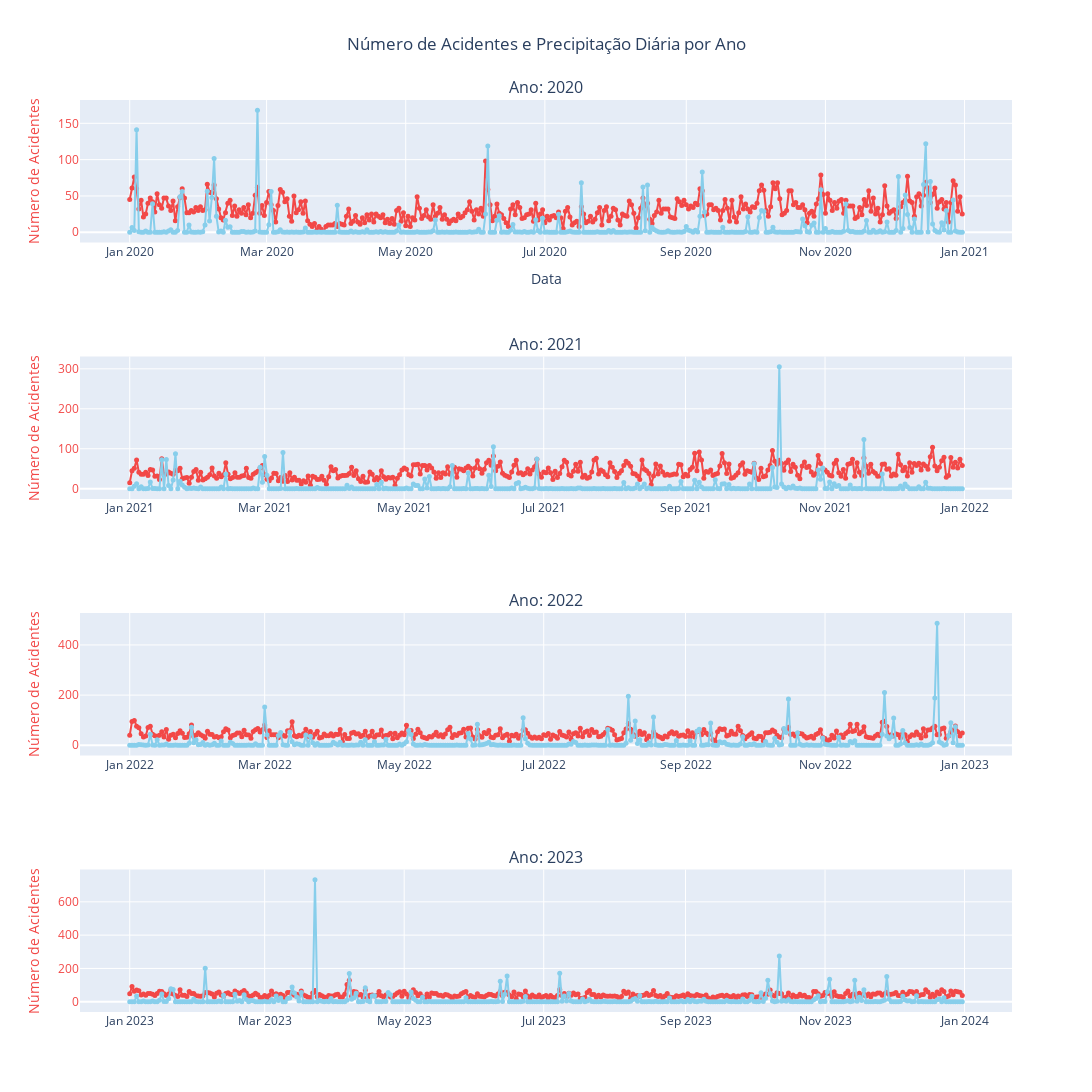

Notebook code for this chart:
### Code cell
import pandas as pd
import plotly.graph_objects as go
from plotly.subplots import make_subplots

# Agregando os dados
acidentes_diarios = acidentes_df.groupby(['Data', 'ano', 'mes']).size().reset_index(name='num_acidentes')
temperatura_diaria = precipitacao_latlog_df.groupby(['Data', 'ano', 'mes'])['PRECIPITAÇÃO TOTAL, HORÁRIO (mm)'].sum().reset_index()

# Unindo os DataFrames
df_consolidado = pd.merge(acidentes_diarios, temperatura_diaria, on=['Data', 'ano', 'mes'], how='inner')

# Lista de anos únicos
anos = df_consolidado['ano'].unique()

# Criando subplots com um gráfico por ano
fig = make_subplots(rows=len(anos), cols=1, 
                    subplot_titles=[f"Ano: {ano}" for ano in anos])

# Adicionando dados ao gráfico
for i, ano in enumerate(anos, start=1):
    dados_ano = df_consolidado[df_consolidado['ano'] == ano]
    
    # Linha para Número de Acidentes
    fig.add_trace(
        go.Scatter(
            x=dados_ano['Data'], 
            y=dados_ano['num_acidentes'], 
            mode='lines+markers',
            name=f"Número de Acidentes ({ano})",
            line=dict(color='#f24847', width=2),
            marker=dict(size=5),
            yaxis="y1",
            hovertemplate=(
                "<b>Data:</b> %{x|%d-%m-%Y}<br>" +
                "<b>Número de Acidentes:</b> %{y}<br>" +
                "<b>Precipitação (mm):</b> %{customdata}<extra></extra>"
            ),
            customdata=dados_ano['PRECIPITAÇÃO TOTAL, HORÁRIO (mm)']
        ),
        row=i, col=1
    )
    
    # Linha para Precipitação
    fig.add_trace(
        go.Scatter(
            x=dados_ano['Data'], 
            y=dados_ano['PRECIPITAÇÃO TOTAL, HORÁRIO (mm)'], 
            mode='lines+markers',
            name=f"Precipitação (mm) ({ano})",
            line=dict(color='skyblue', width=2),
            marker=dict(size=5),
            yaxis="y2",
            hovertemplate=(
                "<b>Data:</b> %{x|%d-%m-%Y}<br>" +
                "<b>Precipitação (mm):</b> %{y}<extra></extra><br>" +
                "<b>Número de Acidentes:</b> %{customdata}" 
            ),
            customdata=dados_ano['num_acidentes']
        ),
        row=i, col=1
    )
    
    # Configurando os eixos
    fig.update_yaxes(title_text="Número de Acidentes", titlefont=dict(color='#f24847'), 
                     tickfont=dict(color='#f24847'), row=i, col=1, secondary_y=False)
    fig.update_yaxes(title_text="Precipitação (mm)", titlefont=dict(color='skyblue'), 
                     tickfont=dict(color='skyblue'), row=i, col=1, secondary_y=True)

# Ajustes finais no layout
fig.update_layout(
    height=600 * len(anos),  # Altura dinâmica com base no número de anos
    width=2000,
    title="Número de Acidentes e Precipitação Diária por Ano",
    title_x=0.5,
    showlegend=False,
    xaxis=dict(title="Data"),
)

# Exibir o gráfico
fig.show()

### Figure 1 — Plotly figure (JSON) as saved in the notebook; plotly's stock layout.template omitted (floating-point values rounded to 4 significant figures; data arrays with more than 128 entries replaced by an {"elided": "..."} marker saying what was removed)
{"data": [{"customdata": {"elided": "366 float values"}, "hovertemplate": "<b>Data:</b> %{x|%d-%m-%Y}<br><b>Número de Acidentes:</b> %{y}<br><b>Precipitação (mm):</b> %{customdata}<extra></extra>", "line": {"color": "#f24847", "width": 2}, "marker": {"size": 5}, "mode": "lines+markers", "name": "Número de Acidentes (2020)", "type": "scatter", "x": {"elided": "366 str values"}, "xaxis": "x", "y": {"elided": "366 int values"}, "yaxis": "y"}, {"customdata": {"elided": "366 int values"}, "hovertemplate": "<b>Data:</b> %{x|%d-%m-%Y}<br><b>Precipitação (mm):</b> %{y}<extra></extra><br><b>Número de Acidentes:</b> %{customdata}", "line": {"color": "skyblue", "width": 2}, "marker": {"size": 5}, "mode": "lines+markers", "name": "Precipitação (mm) (2020)", "type": "scatter", "x": {"elided": "366 str values"}, "xaxis": "x", "y": {"elided": "366 float values"}, "yaxis": "y"}, {"customdata": {"elided": "365 float values"}, "hovertemplate": "<b>Data:</b> %{x|%d-%m-%Y}<br><b>Número de Acidentes:</b> %{y}<br><b>Precipitação (mm):</b> %{customdata}<extra></extra>", "line": {"color": "#f24847", "width": 2}, "marker": {"size": 5}, "mode": "lines+markers", "name": "Número de Acidentes (2021)", "type": "scatter", "x": {"elided": "365 str values"}, "xaxis": "x2", "y": {"elided": "365 int values"}, "yaxis": "y2"}, {"customdata": {"elided": "365 int values"}, "hovertemplate": "<b>Data:</b> %{x|%d-%m-%Y}<br><b>Precipitação (mm):</b> %{y}<extra></extra><br><b>Número de Acidentes:</b> %{customdata}", "line": {"color": "skyblue", "width": 2}, "marker": {"size": 5}, "mode": "lines+markers", "name": "Precipitação (mm) (2021)", "type": "scatter", "x": {"elided": "365 str values"}, "xaxis": "x2", "y": {"elided": "365 float values"}, "yaxis": "y2"}, {"customdata": {"elided": "365 float values"}, "hovertemplate": "<b>Data:</b> %{x|%d-%m-%Y}<br><b>Número de Acidentes:</b> %{y}<br><b>Precipitação (mm):</b> %{customdata}<extra></extra>", "line": {"color": "#f24847", "width": 2}, "marker": {"size": 5}, "mode": "lines+markers", "name": "Número de Acidentes (2022)", "type": "scatter", "x": {"elided": "365 str values"}, "xaxis": "x3", "y": {"elided": "365 int values"}, "yaxis": "y3"}, {"customdata": {"elided": "365 int values"}, "hovertemplate": "<b>Data:</b> %{x|%d-%m-%Y}<br><b>Precipitação (mm):</b> %{y}<extra></extra><br><b>Número de Acidentes:</b> %{customdata}", "line": {"color": "skyblue", "width": 2}, "marker": {"size": 5}, "mode": "lines+markers", "name": "Precipitação (mm) (2022)", "type": "scatter", "x": {"elided": "365 str values"}, "xaxis": "x3", "y": {"elided": "365 float values"}, "yaxis": "y3"}, {"customdata": {"elided": "365 float values"}, "hovertemplate": "<b>Data:</b> %{x|%d-%m-%Y}<br><b>Número de Acidentes:</b> %{y}<br><b>Precipitação (mm):</b> %{customdata}<extra></extra>", "line": {"color": "#f24847", "width": 2}, "marker": {"size": 5}, "mode": "lines+markers", "name": "Número de Acidentes (2023)", "type": "scatter", "x": {"elided": "365 str values"}, "xaxis": "x4", "y": {"elided": "365 int values"}, "yaxis": "y4"}, {"customdata": {"elided": "365 int values"}, "hovertemplate": "<b>Data:</b> %{x|%d-%m-%Y}<br><b>Precipitação (mm):</b> %{y}<extra></extra><br><b>Número de Acidentes:</b> %{customdata}", "line": {"color": "skyblue", "width": 2}, "marker": {"size": 5}, "mode": "lines+markers", "name": "Precipitação (mm) (2023)", "type": "scatter", "x": {"elided": "365 str values"}, "xaxis": "x4", "y": {"elided": "365 float values"}, "yaxis": "y4"}], "layout": {"annotations": [{"font": {"size": 16}, "showarrow": false, "text": "Ano: 2020", "x": 0.5, "xanchor": "center", "xref": "paper", "y": 1, "yanchor": "bottom", "yref": "paper"}, {"font": {"size": 16}, "showarrow": false, "text": "Ano: 2021", "x": 0.5, "xanchor": "center", "xref": "paper", "y": 0.7188, "yanchor": "bottom", "yref": "paper"}, {"font": {"size": 16}, "showarrow": false, "text": "Ano: 2022", "x": 0.5, "xanchor": "center", "xref": "paper", "y": 0.4375, "yanchor": "bottom", "yref": "paper"}, {"font": {"size": 16}, "showarrow": false, "text": "Ano: 2023", "x": 0.5, "xanchor": "center", "xref": "paper", "y": 0.1562, "yanchor": "bottom", "yref": "paper"}], "height": 2400, "showlegend": false, "title": {"text": "Número de Acidentes e Precipitação Diária por Ano", "x": 0.5}, "width": 2000, "xaxis": {"anchor": "y", "domain": [0, 1], "title": {"text": "Data"}}, "xaxis2": {"anchor": "y2", "domain": [0, 1]}, "xaxis3": {"anchor": "y3", "domain": [0, 1]}, "xaxis4": {"anchor": "y4", "domain": [0, 1]}, "yaxis": {"anchor": "x", "domain": [0.8438, 1], "tickfont": {"color": "#f24847"}, "title": {"font": {"color": "#f24847"}, "text": "Número de Acidentes"}}, "yaxis2": {"anchor": "x2", "domain": [0.5625, 0.7188], "tickfont": {"color": "#f24847"}, "title": {"font": {"color": "#f24847"}, "text": "Número de Acidentes"}}, "yaxis3": {"anchor": "x3", "domain": [0.2812, 0.4375], "tickfont": {"color": "#f24847"}, "title": {"font": {"color": "#f24847"}, "text": "Número de Acidentes"}}, "yaxis4": {"anchor": "x4", "domain": [0, 0.1562], "tickfont": {"color": "#f24847"}, "title": {"font": {"color": "#f24847"}, "text": "Número de Acidentes"}}}}
